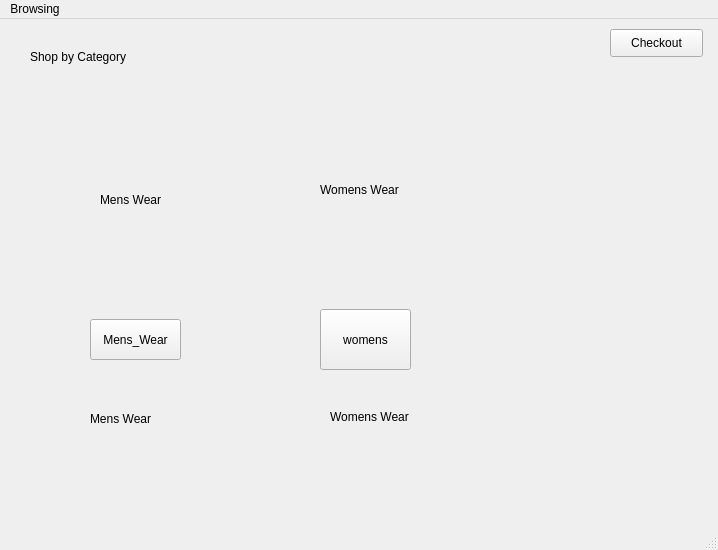
<?xml version="1.0" encoding="UTF-8"?>
<ui version="4.0">
 <class>MainWindow</class>
 <widget class="QMainWindow" name="MainWindow">
  <property name="geometry">
   <rect>
    <x>0</x>
    <y>0</y>
    <width>718</width>
    <height>550</height>
   </rect>
  </property>
  <property name="windowTitle">
   <string>MainWindow</string>
  </property>
  <property name="iconSize">
   <size>
    <width>50</width>
    <height>50</height>
   </size>
  </property>
  <property name="toolButtonStyle">
   <enum>Qt::ToolButtonTextUnderIcon</enum>
  </property>
  <widget class="QWidget" name="centralwidget">
   <widget class="QLabel" name="label">
    <property name="geometry">
     <rect>
      <x>30</x>
      <y>30</y>
      <width>251</width>
      <height>16</height>
     </rect>
    </property>
    <property name="sizeIncrement">
     <size>
      <width>5</width>
      <height>5</height>
     </size>
    </property>
    <property name="text">
     <string>Shop by Category</string>
    </property>
   </widget>
   <widget class="QLabel" name="label_3">
    <property name="geometry">
     <rect>
      <x>90</x>
      <y>390</y>
      <width>71</width>
      <height>20</height>
     </rect>
    </property>
    <property name="text">
     <string>Mens Wear</string>
    </property>
   </widget>
   <widget class="QLabel" name="label_5">
    <property name="geometry">
     <rect>
      <x>330</x>
      <y>390</y>
      <width>91</width>
      <height>16</height>
     </rect>
    </property>
    <property name="text">
     <string>Womens Wear</string>
    </property>
   </widget>
   <widget class="QPushButton" name="check">
    <property name="geometry">
     <rect>
      <x>610</x>
      <y>10</y>
      <width>93</width>
      <height>28</height>
     </rect>
    </property>
    <property name="text">
     <string>Checkout</string>
    </property>
   </widget>
   <widget class="QPushButton" name="Mens_Wear">
    <property name="geometry">
     <rect>
      <x>90</x>
      <y>300</y>
      <width>91</width>
      <height>41</height>
     </rect>
    </property>
    <property name="text">
     <string>Mens_Wear</string>
    </property>
   </widget>
   <widget class="QPushButton" name="womens">
    <property name="geometry">
     <rect>
      <x>320</x>
      <y>290</y>
      <width>91</width>
      <height>61</height>
     </rect>
    </property>
    <property name="text">
     <string>womens</string>
    </property>
   </widget>
   <widget class="QLabel" name="mens_image_label">
    <property name="geometry">
     <rect>
      <x>100</x>
      <y>70</y>
      <width>91</width>
      <height>221</height>
     </rect>
    </property>
    <property name="text">
     <string>Mens Wear</string>
    </property>
   </widget>
   <widget class="QLabel" name="womens_image_label">
    <property name="geometry">
     <rect>
      <x>320</x>
      <y>70</y>
      <width>101</width>
      <height>201</height>
     </rect>
    </property>
    <property name="text">
     <string>Womens Wear</string>
    </property>
   </widget>
  </widget>
  <widget class="QMenuBar" name="menubar">
   <property name="geometry">
    <rect>
     <x>0</x>
     <y>0</y>
     <width>718</width>
     <height>18</height>
    </rect>
   </property>
   <widget class="QMenu" name="menuBrowsing">
    <property name="title">
     <string>Browsing</string>
    </property>
   </widget>
   <addaction name="menuBrowsing"/>
  </widget>
  <widget class="QStatusBar" name="statusbar"/>
 </widget>
 <resources/>
 <connections/>
</ui>
